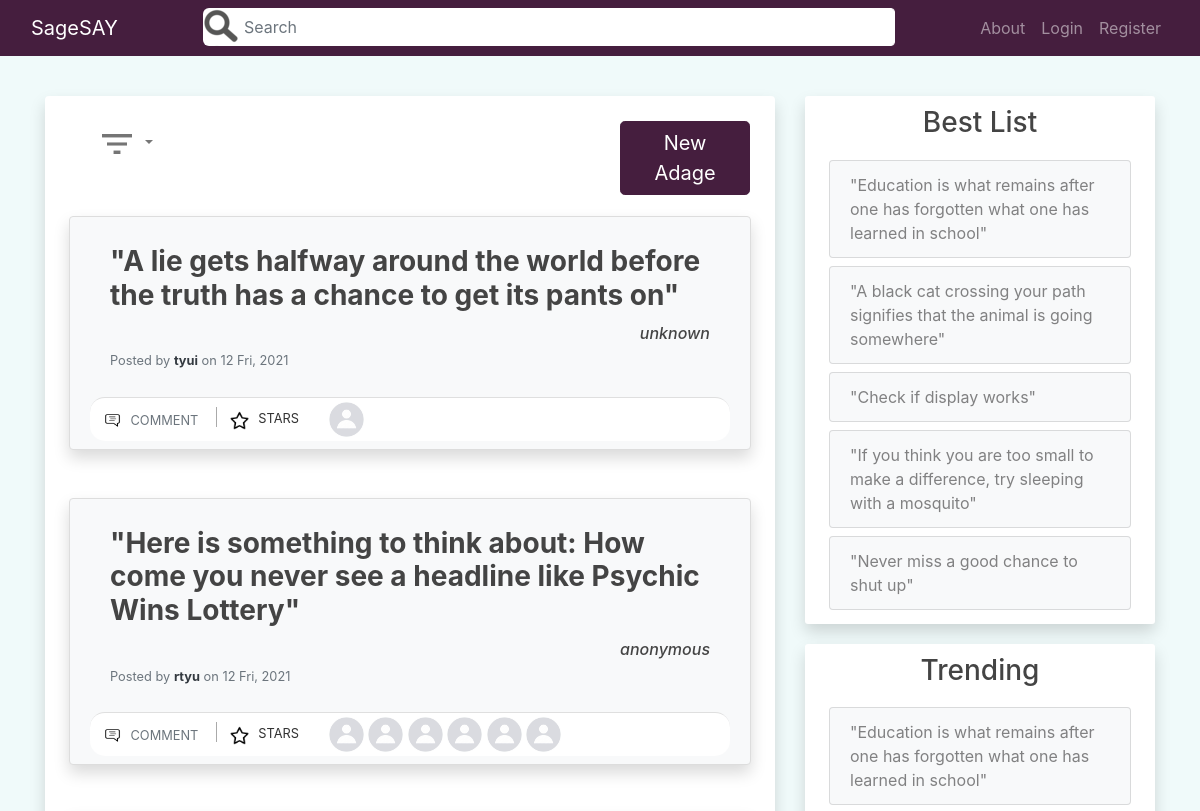
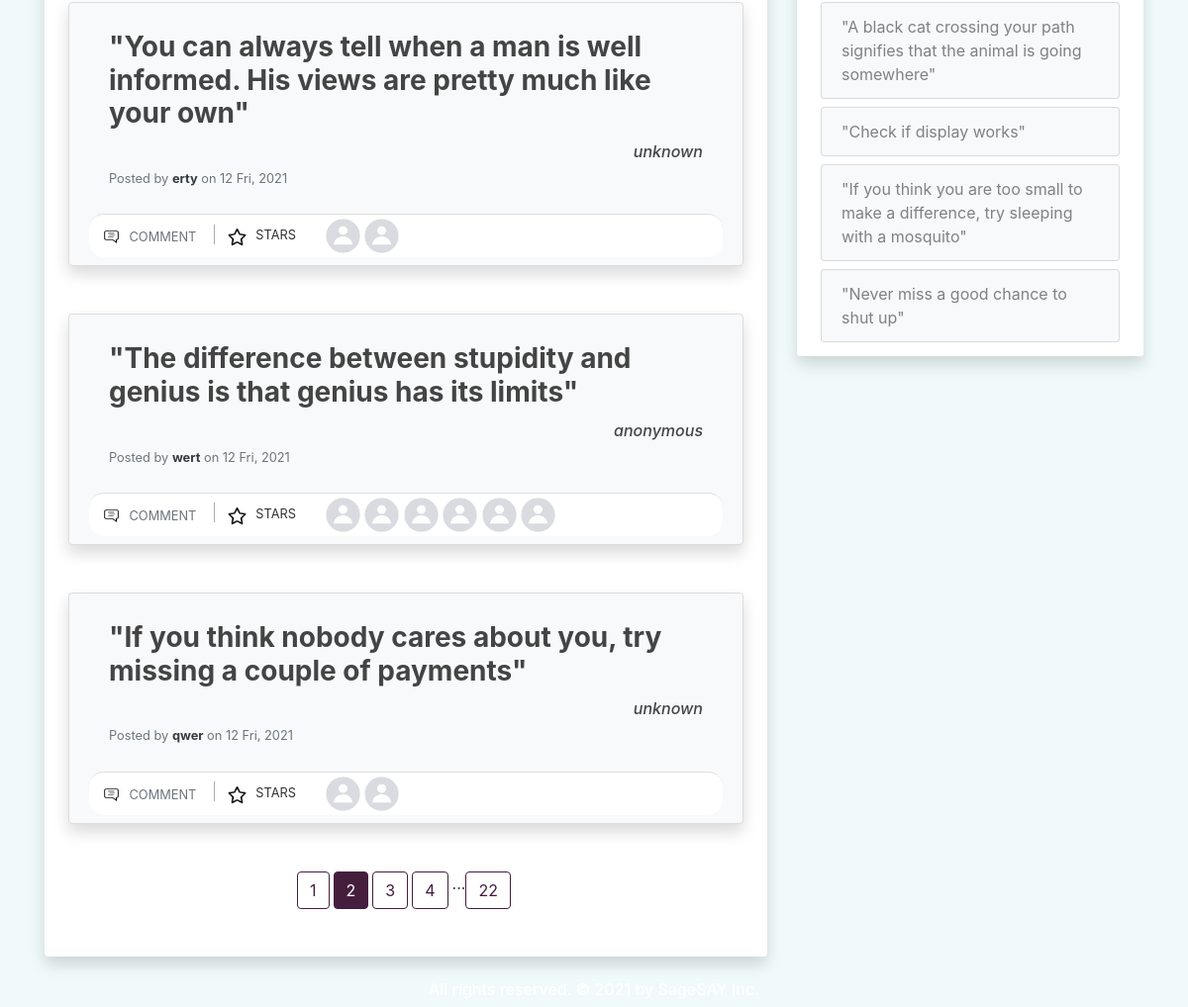
Page /home?page=2&srt=n on the committed database (2 pictures, top to bottom).
### quotes_app/models.py (models this page shows, shortened)
class User(db.Model, UserMixin):
    id = db.Column(db.Integer, primary_key=True)
    username = db.Column(db.String(20), unique=True, nullable=False)
    email = db.Column(db.String(120), unique=True, nullable=False)
    image_file = db.Column(db.String(20), nullable=False, default='default.jpg')
    password = db.Column(db.String(60), nullable=False)
    posts = db.relationship('Post', backref='posted_by', lazy=True)
    comments = db.relationship('Comment', backref='comment_author', lazy=True)
    likes = db.relationship('Like', backref='like_author', lazy=True)
    more_info = db.relationship('MoreInfoUser', backref='info_author', lazy=True)
    like_comments = db.relationship('LikeComment', backref='like_comment_author', lazy=True)

class Post(db.Model):
    id = db.Column(db.Integer, primary_key=True)
    author = db.Column(db.String(100), nullable=False, default='Anonymous')
    content = db.Column(db.Text, nullable=False)
    date_posted = db.Column(db.DateTime, nullable=False, default=dt.utcnow)
    user_id = db.Column(db.Integer, db.ForeignKey('user.id'), nullable=False)
    comments = db.relationship('Comment', backref='comment_post', lazy=True)
    likes = db.relationship('Like', backref='like_post', lazy=True)

### quotes_app/main/routes.py (the view, shortened to what this page needs)
@main.route("/", methods=['GET', 'POST'])
@main.route("/home", methods=['GET', 'POST'])
def home():
    schform = SearchForm()
    page = request.args.get('page', 1, type=int)
    sort = request.args.get('srt', 'n', type=str)
    if schform.schsubmit.data and schform.validate_on_submit():
        if schform.query.data != '':
            return redirect(url_for('main.home', sch=schform.query.data))
        else:
            return redirect(url_for('main.home', page=page, srt=sort))
    post_id = request.args.get('star', type=int)
    search = request.args.get('sch', type=str)
    posts = prepare_posts(search, sort)
    num_pages = prepare_num_pages(posts, page, PER_PAGE)
    posts_data = prepare_posts_display(posts[(page-1)*PER_PAGE:page*PER_PAGE], 10)
    best_posts = get_best_posts(BEST_TREND)
    trend_posts = get_trending(BEST_TREND)
    if search:
        schform.query.data = search
    return render_template('main/home.html', posts_data=posts_data, num_pages=num_pages,
        schform=schform, best_posts=best_posts, trend_posts=trend_posts, page=page,
        search=search, sort=sort)

### quotes_app/main/forms.py
class SearchForm(FlaskForm):
    query = StringField('Search')
    schsubmit = SubmitField('Go')

### quotes_app/main/utils.py (called while the page is built, shortened)
def prepare_posts_display(posts, size):
    posts_data = []
    for post in posts:
        post_info = []
        likes = Like.query.filter_by(like_post=post).limit(size).all()
        for like in likes:
            post_info.append(User.query.get(like.user_id))
        post_info.append(post)
        starred = None
        if current_user.is_authenticated:
            starred = Like.query.filter_by(like_post=post, like_author=current_user).first()
        if starred:
            post_info.append(True)
        else:
            post_info.append(False)
        posts_data.append(post_info)
    return posts_data

def prepare_posts(search, sort):
    if sort not in ['n', 't', 'tr']:
        abort(400)
    if search:
        posts = Post.query.filter(Post.content.like("%{}%".format(search)))
    else:
        posts = Post.query
    if sort == 'n':
        posts = posts.order_by(Post.date_posted.desc()).all()
    elif sort == 't':
        sub_query = Like.query.with_entities(Like.post_id,
            func.count(Like.user_id).label('sum_likes')).group_by(Like.post_id).subquery()
        posts = posts.with_entities(Post).join(sub_query,Post.id==sub_query.c.post_id,
            isouter=True).order_by(sub_query.c.sum_likes.desc(),
            Post.date_posted.desc()).all()
    return posts

def is_valid_page(posts, page, per_page):
    len_posts = len(posts)
    if page <= 0 or per_page <= 0 or (len_posts == 0 and page != 1):
        return False
    if len_posts % per_page == 0:
        if len_posts // per_page < page and len_posts > 0:
            return False
    else:
        if len_posts // per_page + 1 < page:
            return False
    return True

def get_best_posts(size):
    sub_query = Like.query.with_entities(Like.post_id,
        func.count(Like.user_id).label('sum_likes')).group_by(Like.post_id).subquery()
    posts = Post.query.with_entities(Post).join(sub_query,
        Post.id==sub_query.c.post_id,isouter=True).order_by(sub_query.c.sum_likes.desc(),
        Post.date_posted.desc()).limit(size).all()
    return posts

### quotes_app/templates/main/home.html (shortened to what this page needs)
{% extends "main/layout.html" %}
{% block content %}
<div class="col-md-8">
    <div class="mx-auto">
        <div class="container py-4 px-4 mb-4 bg-white shadow rounded overflow-hidden">
            <div class="card rounded card-nf bg-white p-0">
                <div class="card-body p-0">
                    <div class="d-flex flex-wrap">
                        <div class="ml-1 mr-auto">
                            <div class="dropdown">
                                <button class="btn btn-filter btn-order p-0 dropdown-toggle" type="button" id="dropdownMenuButton" data-toggle="dropdown" aria-haspopup="true" aria-expanded="false">
                                    <img src="{{ url_for('static', filename='icons_photos/filter.png') }}" width="40" height="40">
                                </button>
                            </div>
                        </div>
                        <div class="ml-auto">
                            <a href="{{ url_for('posts.new_post') }}" class="btn btn-lg btn-order btn-violet m-0" role="button" aria-pressed="true">New Adage</a>
                        </div>
                    </div>
                </div>
            </div>
            {% for post in posts_data %}
                <div class="card rounded shadow bg-light py-2 mb-5">
                    <div class="card-body">
                        <div class="row">
                            <div class="col-12 link-post-content">
                                <a href="{{ url_for('posts.post', post_id=post[-2].id) }}"><h3 class="card-title "><b>"{{ post[-2].content | safe }}"</b></h3></a>
                            </div>
                            <div class="col-12 d-flex justify-content-end text-center">
                                <h6><i>{{ post[-2].author }}</i></h6>
                            </div>
                            <div class="col mt-2">
                                <h6 class="card-subtitle mb-2 text-muted">
                                    <p class="card-text text-muted small"> Posted by <a href="{{ url_for('users.user_profile', username=post[-2].posted_by.username) }}" class="font-weight-bold text-dark"> {{ post[-2].posted_by.username }}</a> on {{ post[-2].date_posted.strftime('%-d %a, %Y') }}</p>
                                </h6>
                            </div>
                        </div>
                    </div>
                    <div class="card-footer bg-white p-1">
                        <div class="row">
                            <div class="col-md-auto ">
                                <a href="{{ url_for('posts.post', post_id=post[-2].id) }}" class="btn btn-outlined btn-black text-muted bg-transparent p-1 ml-1 mr-2" data-wow-delay="0.7s">
                                    <img src="{{ url_for('static', filename='icons_photos/comment.png') }}" class="mr-1 " width="19" height="19">
                                    <small>COMMENT</small>
                                </a>
                                {% if search %}
                                    <a href="{{ url_for('main.home', page=page, star=post[-2].id, sch=search, srt=sort) }}" class="btn btn-outlined btn-black text-muted bg-transparent p-1 ml-2 mr-0" data-wow-delay="0.7s"></a>
                                {% else %}
                                    <a href="{{ url_for('main.home', page=page, star=post[-2].id, srt=sort) }}" class="btn btn-outlined btn-black text-muted bg-transparent p-1 ml-2 mr-0" data-wow-delay="0.7s">
                                {% endif %}
                                {% if post[-1] == True %}
                                    <img src="{{ url_for('static', filename='icons_photos/christmas-star.png') }}" width="19" height="19">
                                {% else %}
                                    <img src="{{ url_for('static', filename='icons_photos/star.png') }}" width="19" height="19">
                                {% endif %}
                                </a>
                                <small>STARS</small>
                            </div>
                            <div class="col-md-auto">
                                <ul class="list-inline mb-0">
                                    {% for user in post[:-2] %}
                                    <li class="list-inline-item">
                                        <a href="{{ url_for('users.user_profile', username=user.username) }}">
                                            <img src="{{ url_for('static', filename='profile_pics/' + user.image_file) }}" alt="DP" class=" rounded-circle" width="35" height="35">
                                        </a>
                                    </li>
                                    {% endfor %}
                                </ul>
                            </div>
                        </div>
                    </div>
                </div>
            {% endfor %}
            <div class="container d-flex justify-content-center">
                {% for page_num in num_pages %}
                    {% if page_num %}
                        {% if page == page_num %}
                            {% if search %}
                                <a class="mr-1 mb-4 btn btn-violet" href="{{ url_for('main.home', page=page_num, sch=search, srt=sort) }}">{{ page_num }}</a>
                            {% else %}
                                <a class="mr-1 mb-4 btn btn-violet" href="{{ url_for('main.home', page=page_num, srt=sort) }}">{{ page_num }}</a>
                            {% endif %}
                        {% else %}
                            {% if search %}
                                <a class="mr-1 mb-4 btn btn-outline-violet" href="{{ url_for('main.home', page=page_num, sch=search, srt=sort) }}">{{ page_num }}</a>
                            {% else %}
                                <a class="mr-1 mb-4 btn btn-outline-violet" href="{{ url_for('main.home', page=page_num, srt=sort) }}">{{ page_num }}</a>
                            {% endif %}
                        {% endif %}
                    {% else %}
                        ...
                    {% endif %}
                {% endfor %}
            </div>
        </div>
    </div>
</div>
<div class="col-md-4">
    <div class="content-section shadow">
        <div class="mb-3 text-center">
            <h3>Best List</h3>
        </div>
        <ul class="list-group">
            {% if not best_posts %}
                <a href="{{ url_for('posts.new_post') }}"><li class="list-group-item list-group-item-light">No Adages. Add one.</li></a>
            {% else %}
                {% for post in best_posts %}
                    <a href="{{ url_for('posts.post', post_id=post.id) }}" class="p-1"><li class="list-group-item list-group-item-light">"{{ post.content | safe }}"</li></a>
                {% endfor %}
            {% endif %}
        </ul>
    </div>
    <div class="content-section shadow">
        <div class="mb-3 text-center">
            <h3>Trending</h3>
        </div>
        <ul class="list-group">
            {% if not trend_posts %}
            <a href="{{ url_for('posts.new_post') }}"><li class="list-group-item list-group-item-light">No activity. Add an Adage or give a star.</li></a>
            {% else %}
                {% for post in trend_posts %}
                <a href="{{ url_for('posts.post', post_id=post.id) }}" class="p-1"><li class="list-group-item list-group-item-light">"{{ post.content | safe }}"</li></a>
                {% endfor %}
            {% endif %}
        </ul>
    </div>
</div>
{% endblock content %}

### quotes_app/static/css/main.css (style rules this page uses)
html { height: 100%; }
body { height: 100%; display: flex; flex-direction: column; background: #f0fafa; color: #333333; margin-top: 6rem; background-repeat: no-repeat; background-attachment: fixed; background-size: cover; }
h1, h2, h3, h4, h5, h6 { color: #444444; }
a, a:active, a:focus, button, button:active, button:focus { outline: none; }
.btn-outline-violet { color: #451e3e; border-color: #451e3e !important; }
.btn-violet { color: white; border-color: #451e3e !important; background-color: #451e3e; }
.btn-filter { border-color: white; color: #777777; }
.btn-order { min-height: 45px; min-width: 102px; max-width: 130px; }
.btn-lg { padding: .375rem .75rem; }
.list-group a { text-decoration: none; }
.list-group-item-light { background-color: #f8f9fa; }
.link-post-content a { color: #444444; text-decoration: none; }
.content-section { background: #ffffff; padding: 10px 20px; border-radius: 3px; margin-bottom: 20px; }
.card-footer:last-child { border-radius: 15px; }
.card { background: #451e3e; padding: 10px 20px; border: 1px solid #dddddd; border-radius: 8px; margin-bottom: 20px; }
.card-nf { border: 1px solid white; }
.btn { border-color: white; -webkit-box-shadow: none; box-shadow: none; }
.form-control { border-color: white; -webkit-box-shadow: none; box-shadow: none; }
.list-inline-item:not(:last-child) { margin-right: 0px; }

### rows in the picture
User: content "A lie gets halfway around the world before the truth has a chance to get its pants on", author "unknown", username "tyui", date_posted "12 Fri, 2021", image_file (placeholder picture)
User: content "Here is something to think about: How come you never see a headline like Psychic Wins Lottery", author "anonymous", username "rtyu", date_posted "12 Fri, 2021", image_file (placeholder picture), content "You can always tell when a man is well informed. His views are pretty much like your own", author "unknown", username "erty", content "The difference between stupidity and genius is that genius has its limits", username "wert", content "If you think nobody cares about you, try missing a couple of payments", username "qwer"
User: image_file (placeholder picture)
User: image_file (placeholder picture)
User: image_file (placeholder picture)
User: image_file (placeholder picture)
User: image_file (placeholder picture)
Post: content "Education is what remains after one has forgotten what one has learned in school"
Post: content "A black cat crossing your path signifies that the animal is going somewhere"
Post: content "Check if display works"
Post: content "If you think you are too small to make a difference, try sleeping with a mosquito"
Post: content "Never miss a good chance to shut up"

### other values in the picture
{{ page_num }} "1" "3" "4" "22"
{{ page_num }} "2"
